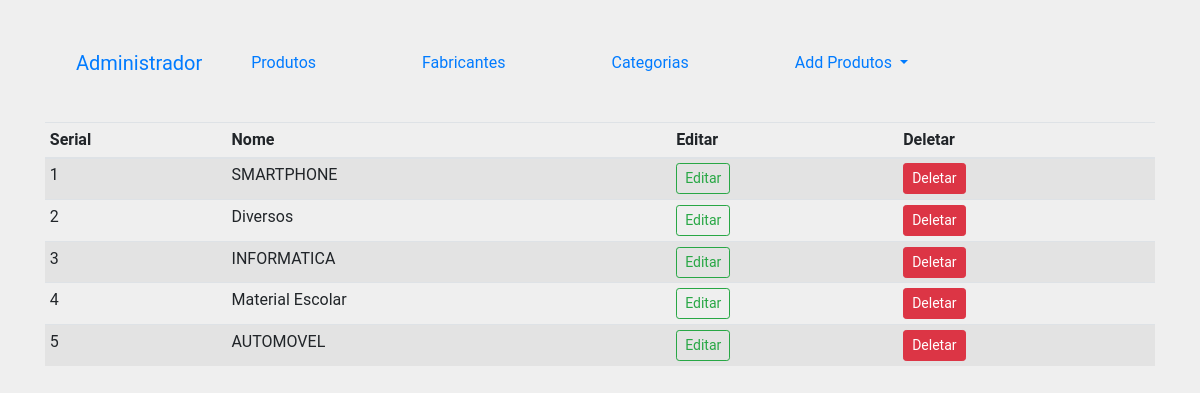
Page /categoria (signed in) on the earlier database version.
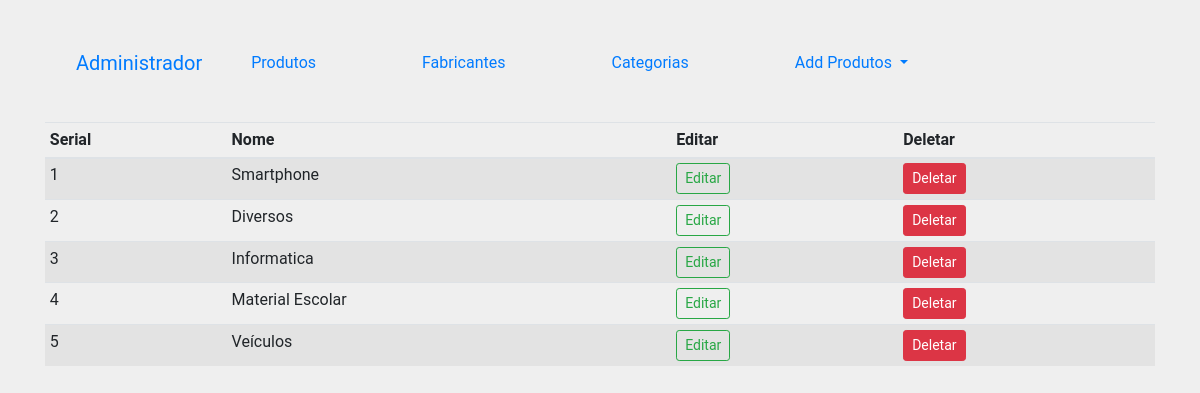
Same page on the later database version.
### loja/produtos/models.py (models this page shows)
class Categoria(db.Model):
    id = db.Column(db.Integer, primary_key=True)
    name = db.Column(db.String(100), nullable=False,unique=True)

### loja/admin/rotas.py (the view)
@app.route('/categoria')
def categoria():
    if 'email' not in session:
        flash('Por favor, faça o login para acessar o sistema ', 'danger')
        return redirect(url_for('login'))
    categorias = Categoria.query.order_by(Categoria.id.desc()).all()
    return render_template('admin/marca.html', title="Pagina de Categorias", categorias=categorias, show_banner=False)

### loja/templates/admin/marca.html (shortened to what this page needs)
{% extends 'layouts.html' %}
{% block content %}
<div class="container">
  <nav class="navbar navbar-expand-lg bg-body-tertiary">
    <div class="container-fluid">
        <a class="navbar-brand" href="#">Administrador</a>
        <div class="collapse navbar-collapse" id="navbarNavDropdown">
            <ul class="navbar-nav">
                <li class="nav-item">
                    <a class="nav-link" href="{{ url_for('admin') }}">Produtos</a>
                </li>
                <li class="nav-item">
                    <a class="nav-link" href="{{ url_for('marcas') }}">Fabricantes</a>
                </li>
                <li class="nav-item">
                    <a class="nav-link" href="{{ url_for('categoria') }}">Categorias</a>
                </li>
                <li class="nav-item dropdown">
                    <a class="nav-link dropdown-toggle" href="#" id="navbarDropdownMenuLink" role="button" data-bs-toggle="dropdown" aria-haspopup="true" aria-expanded="false">
                        Add Produtos
                    </a>
                </li>
            </ul>
        </div>
    </div>
  </nav>
</div>
<div class="container mt-3">
  <table class="table table-sm table-striped">
      <thead>
          <th>Serial</th>
          <th>Nome</th>
          <th>Editar</th>
          <th>Deletar</th>
      </thead>
      <tbody>
          {% if marcas %}
          {% for marca in marcas %}
          <tr>
              <td>{{ loop.index }}</td>
              <td>{{ marca.name }}</td>
              <td><a href="{{ url_for('updatemarca', id=marca.id) }}" class="btn btn-sm btn-outline-success">Editar</a></td>
              <td>
                  <button type="button" class="btn btn-danger btn-sm" data-bs-toggle="modal" data-bs-target="#exampleModal-{{ marca.id }}">
                      Deletar
                  </button>
              </td>
          </tr>
          <div class="modal fade" id="exampleModal-{{marca.id}}" tabindex="-1" aria-labelledby="exampleModalLabel" aria-hidden="true">
            <div class="modal-dialog">
              <div class="modal-content">
                <div class="modal-header">
                  <h1 class="modal-title fs-5" id="exampleModalLabel">{{marca.name}}</h1>
                  <button type="button" class="btn-close" data-bs-dismiss="modal" aria-label="Close"></button>
                </div>
                <form action="{{ url_for('deletemarca', id=marca.id) }}" method="POST">
                  <div class="modal-body">
                    <span class="text-danger">Tem certeza que deseja deletar este Fabricante {{ marca.name }}?</span>
                  </div>
                  <div class="modal-footer">
                    <button type="button" class="btn btn-warning" data-bs-dismiss="modal">Cancelar</button>
                    <button type="submit" class="btn btn-danger">Deletar</button>
                  </div>
                </form>
              </div>
            </div>
          </div>
          {% endfor %}
          {% else %}
          {%for categoria in categorias %}
          <tr>
            <td>{{loop.index}}</td>
            <td>{{categoria.name}}</td>
            <td><a href="{{url_for('updatecat', id=categoria.id)}}" class="btn btn-sm btn-outline-success">Editar</a></td>
            <td>
              <button type="button" class="btn btn-danger btn-sm" data-bs-toggle="modal" data-bs-target="#exampleModal-{{ categoria.id }}">
                Deletar
              </button>
            </td>
          </tr>
          {% endfor %}
          {% endif %}
      </tbody>
  </table>
</div>
{% endblock content %}

Differences in the rows shown:
changed Categoria: name "SMARTPHONE" → "Smartphone"
changed Categoria: name "INFORMATICA" → "Informatica"
changed Categoria: name "AUTOMOVEL" → "Veículos"
